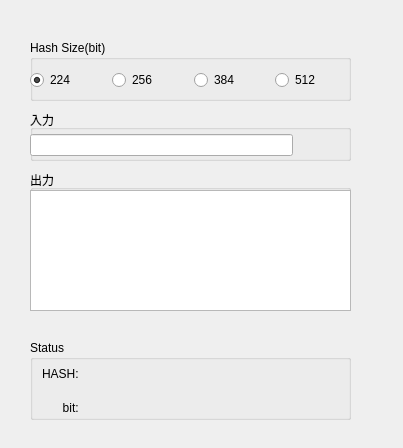
<?xml version="1.0" encoding="UTF-8"?>
<ui version="4.0">
 <class>sha2_wind</class>
 <widget class="QDialog" name="sha2_wind">
  <property name="geometry">
   <rect>
    <x>0</x>
    <y>0</y>
    <width>403</width>
    <height>448</height>
   </rect>
  </property>
  <property name="windowTitle">
   <string>Dialog</string>
  </property>
  <widget class="QGroupBox" name="groupBox">
   <property name="geometry">
    <rect>
     <x>30</x>
     <y>40</y>
     <width>321</width>
     <height>61</height>
    </rect>
   </property>
   <property name="title">
    <string>Hash Size(bit)</string>
   </property>
   <widget class="QWidget" name="horizontalLayoutWidget">
    <property name="geometry">
     <rect>
      <x>0</x>
      <y>20</y>
      <width>321</width>
      <height>41</height>
     </rect>
    </property>
    <layout class="QHBoxLayout" name="horizontalLayout">
     <item>
      <widget class="QRadioButton" name="radioButton_224">
       <property name="text">
        <string>224</string>
       </property>
       <property name="checked">
        <bool>true</bool>
       </property>
      </widget>
     </item>
     <item>
      <widget class="QRadioButton" name="radioButton_256">
       <property name="text">
        <string>256</string>
       </property>
      </widget>
     </item>
     <item>
      <widget class="QRadioButton" name="radioButton_384">
       <property name="text">
        <string>384</string>
       </property>
      </widget>
     </item>
     <item>
      <widget class="QRadioButton" name="radioButton_512">
       <property name="text">
        <string>512</string>
       </property>
      </widget>
     </item>
    </layout>
   </widget>
  </widget>
  <widget class="QGroupBox" name="groupBox_2">
   <property name="geometry">
    <rect>
     <x>30</x>
     <y>110</y>
     <width>321</width>
     <height>51</height>
    </rect>
   </property>
   <property name="title">
    <string>入力</string>
   </property>
   <widget class="QWidget" name="horizontalLayoutWidget_2">
    <property name="geometry">
     <rect>
      <x>0</x>
      <y>20</y>
      <width>321</width>
      <height>31</height>
     </rect>
    </property>
    <layout class="QHBoxLayout" name="horizontalLayout_2" stretch="10,2">
     <item>
      <widget class="QLineEdit" name="lineEdit"/>
     </item>
     <item>
      <widget class="QLabel" name="label_input_bit">
       <property name="text">
        <string/>
       </property>
      </widget>
     </item>
    </layout>
   </widget>
  </widget>
  <widget class="QGroupBox" name="groupBox_3">
   <property name="geometry">
    <rect>
     <x>30</x>
     <y>170</y>
     <width>321</width>
     <height>141</height>
    </rect>
   </property>
   <property name="title">
    <string>出力</string>
   </property>
   <widget class="QTextBrowser" name="textBrowser_hash">
    <property name="geometry">
     <rect>
      <x>0</x>
      <y>20</y>
      <width>321</width>
      <height>121</height>
     </rect>
    </property>
   </widget>
  </widget>
  <widget class="QGroupBox" name="groupBox_4">
   <property name="geometry">
    <rect>
     <x>30</x>
     <y>340</y>
     <width>321</width>
     <height>80</height>
    </rect>
   </property>
   <property name="title">
    <string>Status</string>
   </property>
   <widget class="QWidget" name="gridLayoutWidget">
    <property name="geometry">
     <rect>
      <x>-1</x>
      <y>20</y>
      <width>321</width>
      <height>61</height>
     </rect>
    </property>
    <layout class="QGridLayout" name="gridLayout" columnstretch="2,10">
     <item row="1" column="0">
      <widget class="QLabel" name="label_2">
       <property name="text">
        <string>bit: </string>
       </property>
       <property name="alignment">
        <set>Qt::AlignRight|Qt::AlignTrailing|Qt::AlignVCenter</set>
       </property>
      </widget>
     </item>
     <item row="0" column="0">
      <widget class="QLabel" name="label">
       <property name="text">
        <string>HASH: </string>
       </property>
       <property name="alignment">
        <set>Qt::AlignRight|Qt::AlignTrailing|Qt::AlignVCenter</set>
       </property>
      </widget>
     </item>
     <item row="0" column="1">
      <widget class="QLabel" name="label_hash_mode">
       <property name="text">
        <string/>
       </property>
      </widget>
     </item>
     <item row="1" column="1">
      <widget class="QLabel" name="label_hash_bit">
       <property name="text">
        <string/>
       </property>
      </widget>
     </item>
    </layout>
   </widget>
  </widget>
 </widget>
 <resources/>
 <connections/>
</ui>
